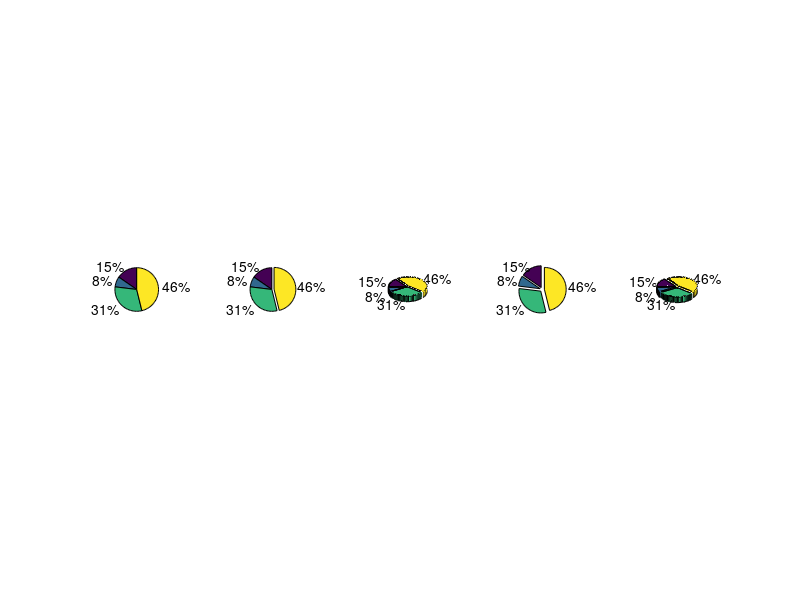

Write the MATLAB code that produced this figure.
a = [10 5 20 30];
subplot(1,5,1); pie(a);
subplot(1,5,2); pie(a, [0,0,0,1]);
subplot(1,5,3); pie3(a, [0,0,0,1]);

subplot(1,5,4); pie(a, [1,1,1,1]);
subplot(1,5,5); pie3(a, [1,1,1,1]);